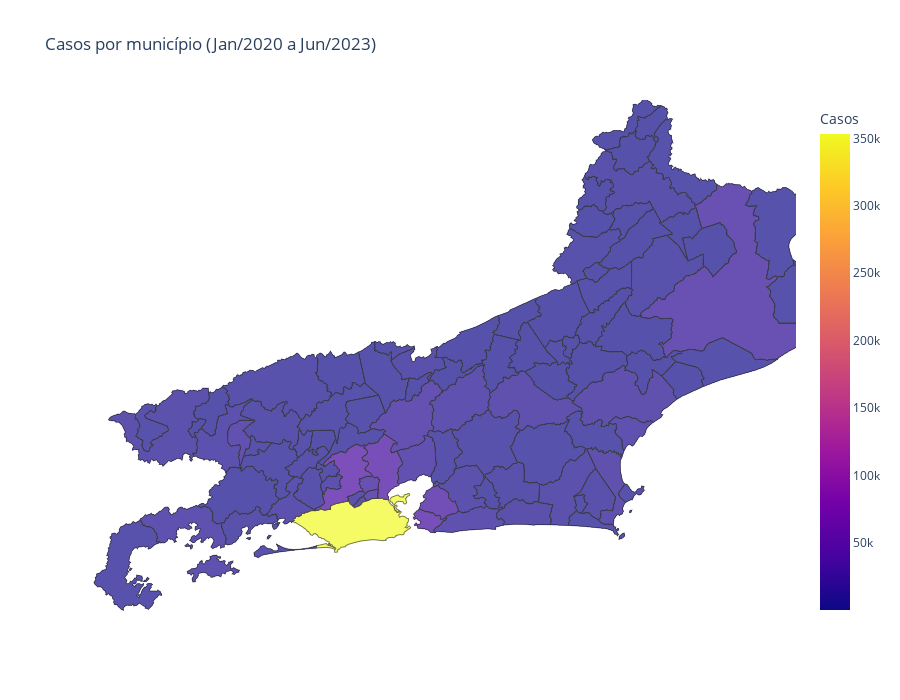

Source (notebook cell):
### Markdown cell above
##### Primeiro gráfico

### Code cell
map1 = px.choropleth_mapbox(
    df_map, # df com os dados
    geojson = geojson_malhas, # geojson com os dados das malhas
    color = "Casos", # coluna do df com os valores para colorir o gráfico
    locations = "municipio_fato", # coluna do df utilizada como chave
    featureidkey = "properties.name", # valor do geojson utilizado como chave
    title = "Casos por município (Jan/2020 a Jun/2023)",
    mapbox_style = "white-bg", # estilo do mapa (não terá, optei por fundo branco)
    center={"lat": -22.1, "lon": -43}, # posição do mapa
    zoom = 7, # zoom inicial
    opacity = 0.7, # opacidade para que apareça o fundo (nesse caso como o fundo é branco, utilizei apenas para clarear um pouco as cores)
    height = 700 # comprimento do mapa
)
map1.show()
